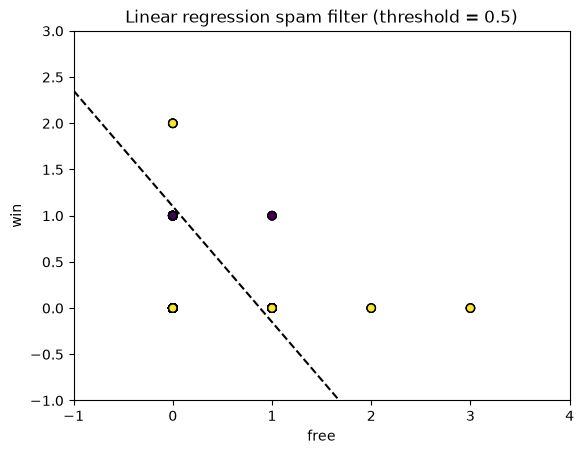

Here is the Python script that generated this plot:
import pandas as pd
from pathlib import Path
from sklearn.model_selection import train_test_split
from sklearn.linear_model import LinearRegression
from sklearn.metrics import accuracy_score
import matplotlib.pyplot as plt
import numpy as np
import kagglehub

path = Path(kagglehub.dataset_download("uciml/sms-spam-collection-dataset"))
print(path)

# UCI SMS dataset is not UTF-8; latin-1 avoids UnicodeDecodeError
df = pd.read_csv(path / "spam.csv", encoding="latin-1")
df = df.rename(columns={"v1": "label", "v2": "message"})

keywords = ["free", "win"]


def keyword_freq(text, word):
    return str(text).lower().count(word)


df["kw1"] = df["message"].apply(lambda t: keyword_freq(t, keywords[0]))
df["kw2"] = df["message"].apply(lambda t: keyword_freq(t, keywords[1]))

X = df[["kw1", "kw2"]].values
y = df["label"].map({"ham": 0, "spam": 1}).values

X_train, X_test, y_train, y_test = train_test_split(
    X, y, test_size=0.2, random_state=42
)

model = LinearRegression()
model.fit(X_train, y_train)
y_pred = (model.predict(X_test) >= 0.5).astype(int)

print(accuracy_score(y_test, y_pred))

# Threshold boundary at 0.5: linear regression outputs a score, not a class
x_min, x_max = X_test[:, 0].min() - 1, X_test[:, 0].max() + 1
y_min, y_max = X_test[:, 1].min() - 1, X_test[:, 1].max() + 1
xx, yy = np.meshgrid(
    np.linspace(x_min, x_max, 200),
    np.linspace(y_min, y_max, 200),
)
Z = model.predict(np.c_[xx.ravel(), yy.ravel()]).reshape(xx.shape)

plt.contour(xx, yy, Z, levels=[0.5], colors="k", linestyles="--")
plt.scatter(X_test[:, 0], X_test[:, 1], c=y_test, edgecolors="k")
plt.xlabel(keywords[0])
plt.ylabel(keywords[1])
plt.title("Linear regression spam filter (threshold = 0.5)")
out = Path(__file__).resolve().parent / "LinearRegressionAdvanced.png"
plt.savefig(out, bbox_inches="tight")
plt.close()
print(f"Saved {out}")
